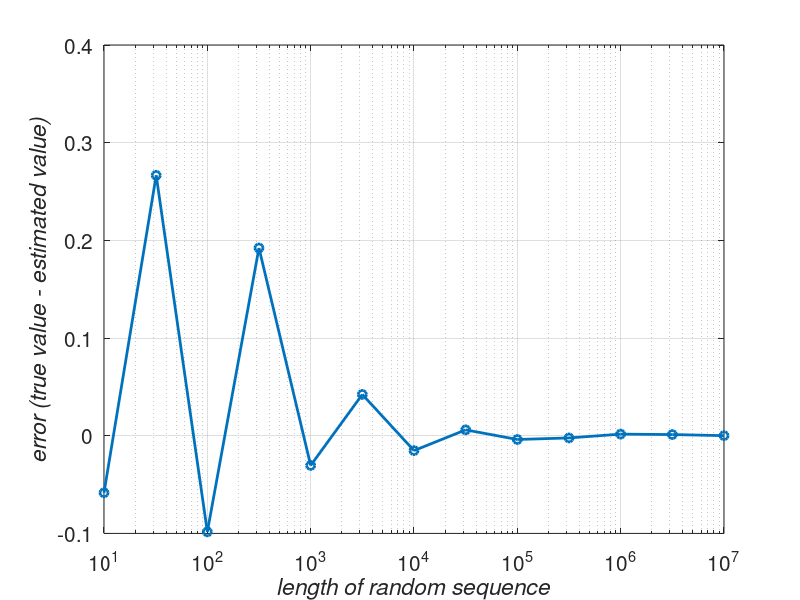

This figure's MATLAB source:
clear
N_all = round(10.^(1:.5:7));      
r = 1;                            
errors = NaN(size(N_all));     
for k = 1:numel(N_all)            
    N = N_all(k);                 
    x = rand(1,N);            
    y = rand(1,N);           
    r2 = x.^2 + y.^2;             
    area = mean(r2<=r^2)*4;       
    error_all(k) = pi-area;      
end                               
semilogx(N_all, error_all, 'o-','LineWidth',2);
set(gca,'xlabel',text('String', 'length of random sequence', ...
    'FontAngle','italic'),'ylabel',text('String',  ...
    'error (true value - estimated value)', 'FontAngle','italic'), ...
    'FontSize',15)
grid                              